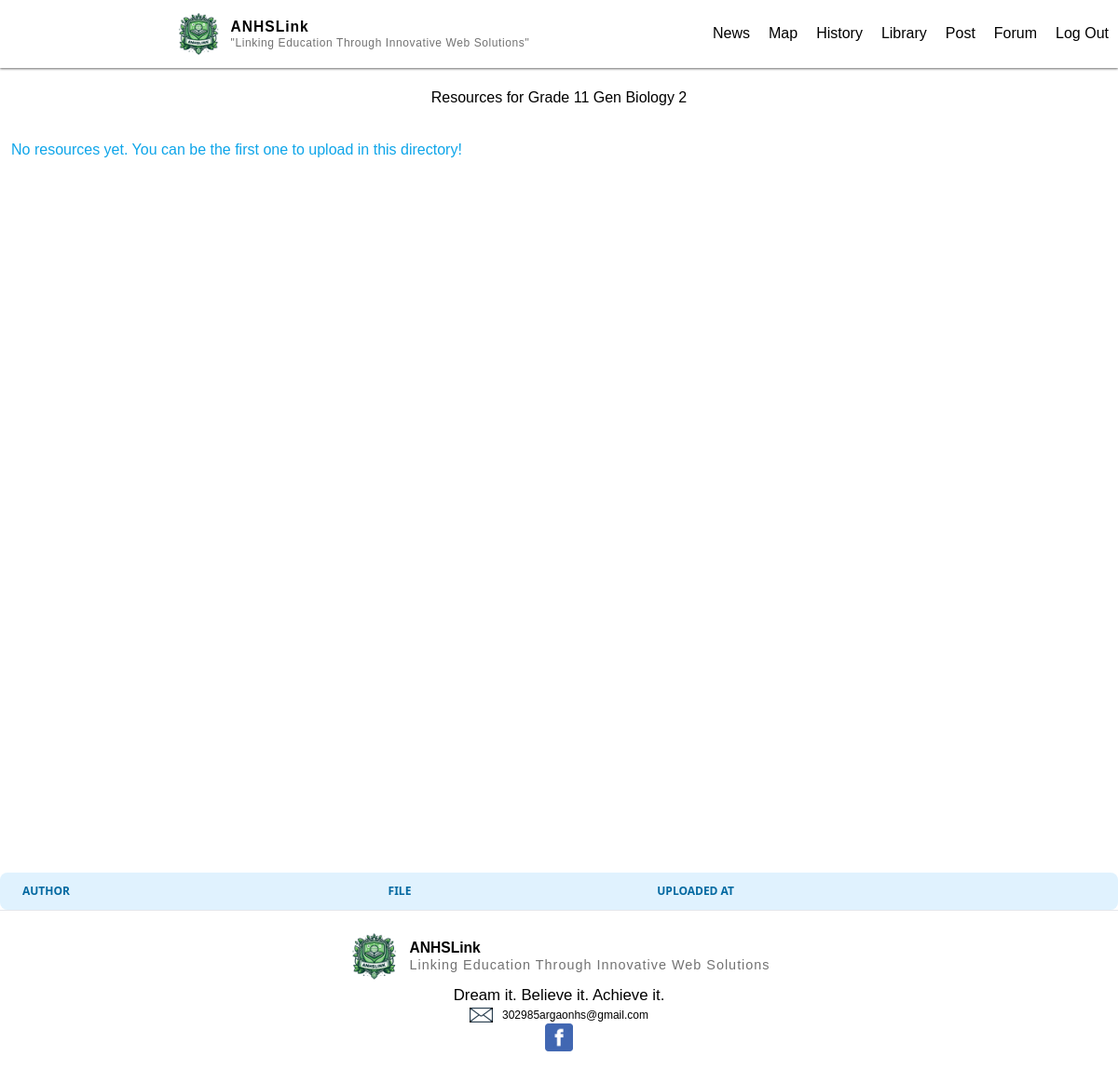
The page /show_resource/Grade 11/Gen Biology 2/ (signed in) on the database as committed earlier.
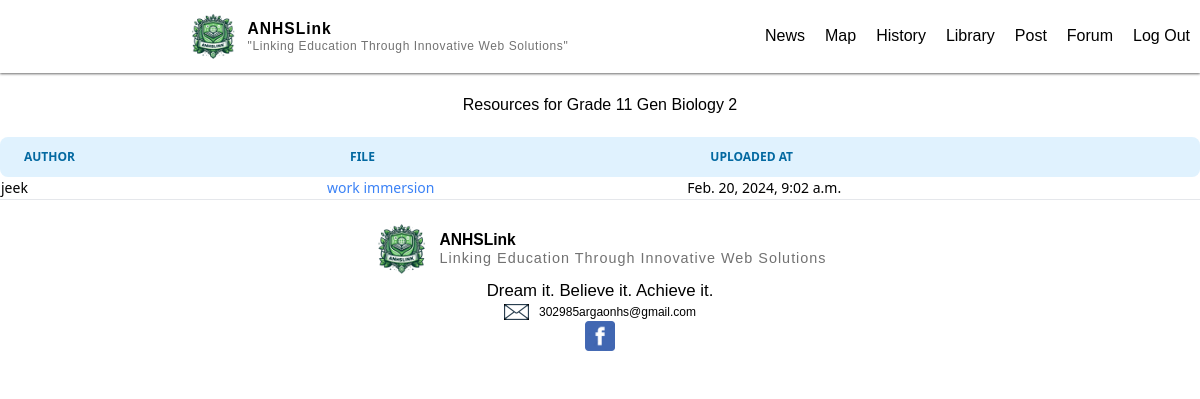
The same page on the database as committed later.
### main/models.py (models this page shows, shortened)
class Resources (models.Model):
    name = models.CharField(max_length=100, default='Default Name')
    uuid = models.UUIDField(default=uuid.uuid4, editable=False, unique=True)
    subject = models.CharField(max_length=100)
    grade = models.CharField(max_length=100)
    file = models.FileField(upload_to= upload_to_function)
    author = models.ForeignKey(User, on_delete=models.CASCADE)
    uploaded_at = models.DateTimeField(auto_now_add=True)
    is_approved = models.BooleanField(default=False)

### main/views.py (the view)
# urls.py: path("show_resource/<grade>/<subject>/",views.show_resource, name="show_resource" ),
@login_required(login_url="/login")
def show_resource(request,grade,subject):
    resources = Resources.objects.filter(grade=grade,subject=subject, is_approved=True).order_by('-uploaded_at')
    return render(request,"main/resource.html",{"resources":resources,"subject":subject,"grade":grade,})

### main/templates/main/resource.html
{% extends "main/base.html" %}
{% load static %}
{% block body %}
<div class="text-center p-5">
    <p>Resources for {{grade}} {{subject}}</p>
</div>
<div class="relative overflow-x-auto">
    <table class="w-full text-sm text-left rtl:text-right text-black-500 dark:text-black-400 ">
        <thead class="text-xs text-sky-700 uppercase bg-sky-100 dark:bg-sky-700 dark:text-sky-400">
            <tr>
                <th scope="col" class="px-6 py-3 rounded-s-lg">
                    Author
                </th>
                <th scope="col" class="px-6 py-3">
                    File
                </th>
                <th scope="col" class="px-6 py-3 rounded-e-lg">
                    Uploaded at
                </th>
            </tr>
        </thead>
        <tbody>
            {% for resource in resources %}
            <tr>
                <td>
                    {{resource.author}}
                </td>
                <td>
                    <a href="{% url 'download' uuid=resource.uuid %}" class="text-blue-500">{{ resource.name }}</a>
                </td>
                <td>
                    {{resource.uploaded_at}}
                </td>
            </tr>
            {% empty %}
            <div class="flex align-middle min-h-screen">
                <p class="m-3 text-center align-text-bottom text-sky-500">No resources yet. You can be the first one to
                    upload in
                    this directory!</p>
            </div>
            {%endfor%}
        </tbody>
    </table>
</div>
{% endblock %}

Rows that differ between the two databases and show on the page:
added Resources: grade "Grade 11", subject "Gen Biology 2", author "jeek", name "work immersion", uploaded_at "Feb. 20, 2024, 9:02 a.m."
Other text that changed with them:
{{ grade }}: "Grade 11" → (not shown)
{{ subject }}: "Gen Biology 2" → (not shown)
text no longer shown: "No resources yet. You can be the first one to upload in this directory!"
